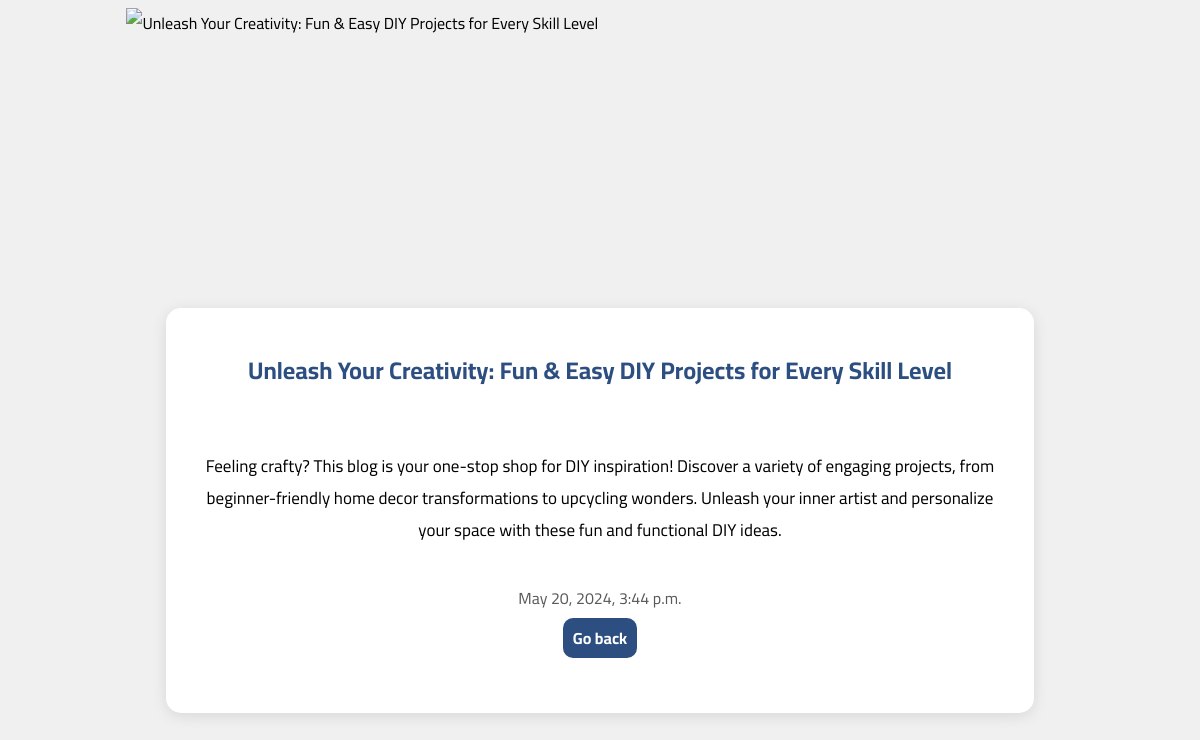
Page /details/6 on the committed database.
### blog_app/models.py (models this page shows, shortened)
class Product(models.Model):
    name = models.CharField(max_length=100)
    description = models.TextField()
    image = models.URLField()
    created_at = models.DateTimeField(auto_now_add=True) # save time when instance is created
    updated_at = models.DateTimeField(auto_now = True) # save time when .save() is called (instance is updated)
    def short_description(self):
        words = self.description.split()
        if (len(words) > 50):
            return ' '.join(words[:30]) + '...' # join the first thirty words with a ' ' (space) between each word
        return self.description

### blog_app/views.py (the view)
# urls.py: path('details/<str:pk>', views.product_details, name='product_details'),
def product_details(request, pk):
    product = Product.objects.get(id=pk)
    context = {'product': product}
    return render(request, 'index2.html', context)

### blog_app/templates/index2.html (shortened to what this page needs)
{% load static %}
<!DOCTYPE html>
<html lang="en">
<head>
    <link rel="stylesheet" href="{% static 'details.css' %}">
</head>
<body>
  <div class="image"><img src="{{ product.image }}" alt="{{ product.name }}" /></div>
    <div class="card">
        <h2 class="title">{{ product.name }}</h2>
        <div class="content">
            <p class="description">{{product.short_description}}</p>
            <div class="date">
              {{ product.created_at }}
            </div>
        </div>
        <a href="{% url 'product_list' %}" class="back">Go back</a>
    </div>
</body>
</html>

### blog_app/static/details.css (style rules this page uses)
body { background-color: #f0f0f0; font-family: "Cairo"; }
.image { overflow: hidden; height: 200px; width: 80%; margin: 0 auto; }
.image img { width: 100%; }
.card { background-color: white; border-radius: 15px; overflow: hidden; text-align: center; display: flex; flex-direction: column; justify-content: space-between; box-shadow: 0 3px 15px rgba(0, 0, 0, 0.1); width: 70%; padding: 20px 20px 50px; margin: 100px auto; }
.card .title { color: #2c4e80 }
.card .content .description { font-size: 17px; padding: 20px; }
.card .content .date { color: #595a5b }
.card .back { text-decoration: none; background-color: #2c4e80; padding: 5px 10px; color: white; font-weight: bold; width: fit-content; margin: 5px auto; border-radius: 10px; }

### rows in the picture
Product: name "Unleash Your Creativity: Fun & Easy DIY Projects for Every Skill Level", short_description "Feeling crafty? This blog is your one-stop shop for DIY inspiration! Discover a variety of engaging projects, from beginner-friendly home decor transformations to upcycling wonders. Unleash your inner artist and personalize your space with these fun and functional DIY ideas.", created_at "May 20, 2024, 3:44 p.m."
